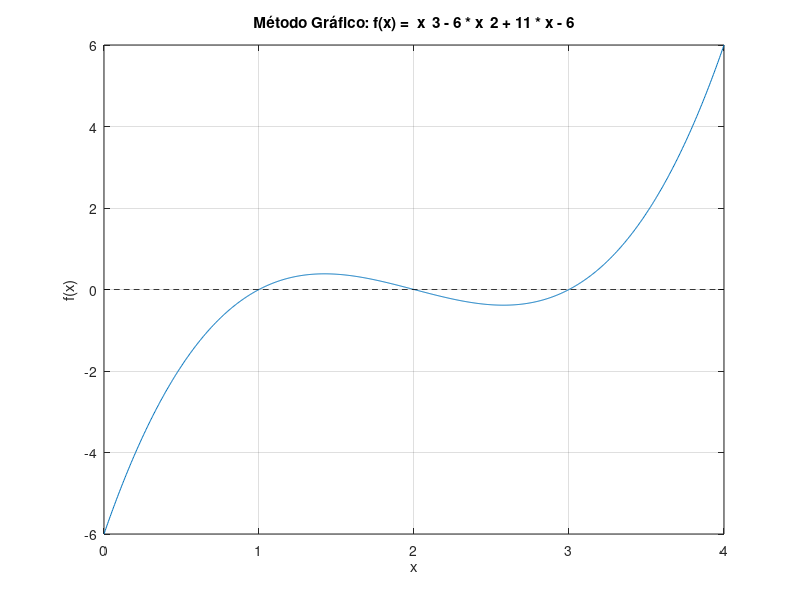

Source code (MATLAB):
clc; clear; close all;

% Definir f(x)
f = @(x) x.^3 - 6*x.^2 + 11*x - 6;

% Intervalo a graficar
x = linspace(0, 4, 1000);

% Gráfica de f(x)
figure;
plot(x, f(x));
grid on;
xlabel('x');
ylabel('f(x)');

% Convertir la función en una cadena de texto
f_str = func2str(f);
f_str = erase(f_str, '@(x)'); % Eliminar la parte @(x)
f_str = strrep(f_str, '.^', '^'); % Eliminar los puntos
f_str = strrep(f_str, '*x', 'x'); % Eliminar los asteriscos
title(['Método Gráfico: f(x) = ', f_str]);

% Gráfica del eje x
hold on;
plot(x, zeros(size(x)), 'k--');
hold off;
